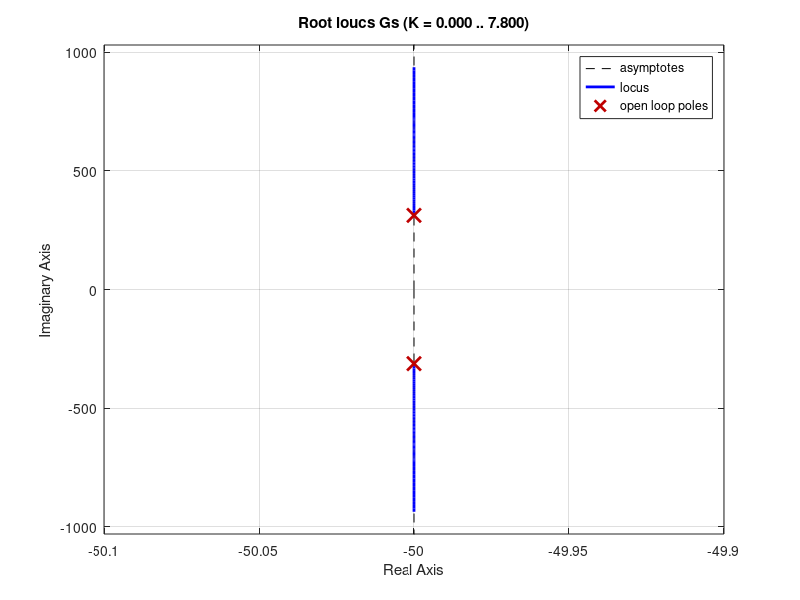
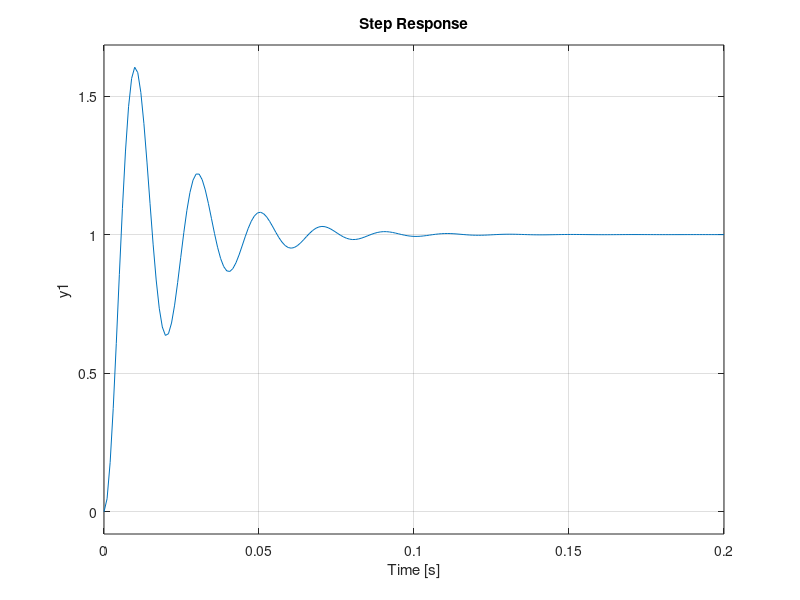
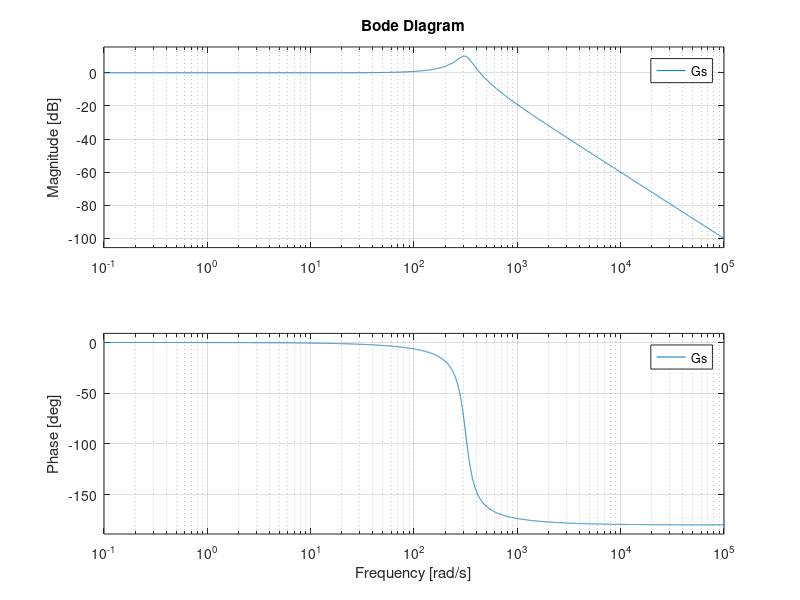
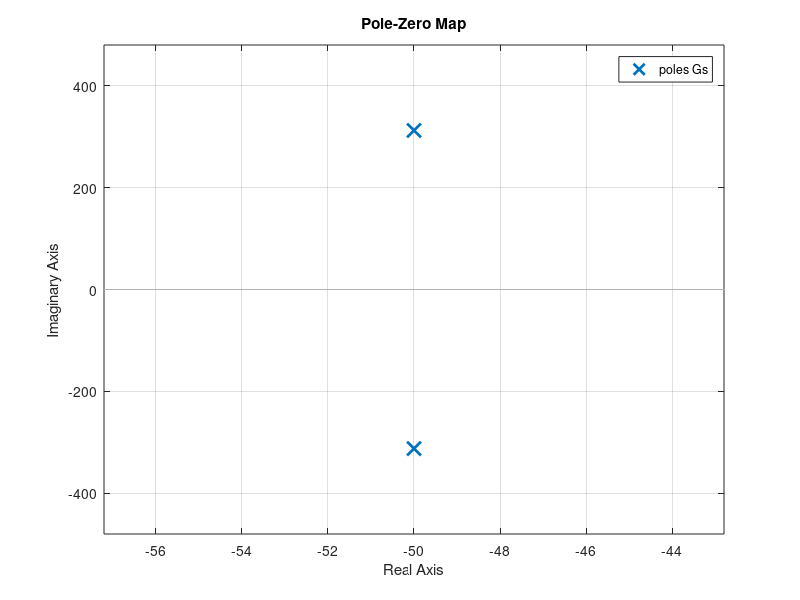

Here is the MATLAB script that generated these plots, in order:
close all,clc,clear all
R=1000;
C=1e-6;
L=10;
Num = [1];
Den = [L*C R*C 1];

%Num=1000*[0.01*0.01 0.01*0.1];
%Den=[0.005 0.06 0.1001];

%Num=[1 20];
%Den=[1 0 -25];
K= 15;
%Num = K*[1 20];
%Den = [1 K-15 20*K+5];

% Num = [1 20];
% Den = [1 -15 5];

%Num = [2 5 14];
%Den = [4 10 2 15];

Gs=tf(Num,Den)

% Definir un rango de frecuencias más denso
w = logspace(-1, 5, 10000); % De 10^(-1) Hz a 10^6 Hz con 1000 puntos
t = linspace(0, 5, 10000);
%sisotool(Gs)
figure(1)
rlocus(Gs)
grid on
figure(2)
step(Gs)
grid on
figure(3)
bode(Gs,w)
grid on
figure(4)
pzmap(Gs)
grid on
